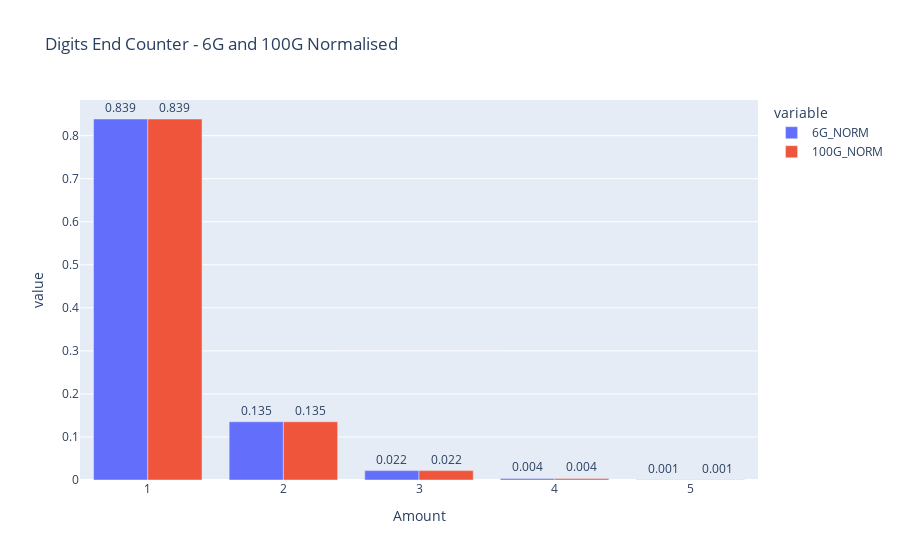

The code cell stored with this chart in its notebook:
### Code cell
fig = px.bar(df_DEC, x = 'Amount', y = ['6G_NORM', '100G_NORM'], labels = {'x': 'Ilośc wielkich liter w haśle', 'y':'Liczba haseł'}, text = 'value', barmode = 'group', title = 'Digits End Counter - 6G and 100G Normalised')
fig.update_traces(texttemplate = '%{text:0.3f}', textposition = 'outside')
fig

### Figure 1 — Plotly figure (JSON) as saved in the notebook; plotly's stock layout.template omitted (floating-point values rounded to 4 significant figures)
{"data": [{"alignmentgroup": "True", "hovertemplate": "variable=6G_NORM<br>Amount=%{x}<br>value=%{text}<extra></extra>", "legendgroup": "6G_NORM", "marker": {"color": "#636efa", "pattern": {"shape": ""}}, "name": "6G_NORM", "offsetgroup": "6G_NORM", "orientation": "v", "showlegend": true, "text": [0.8387, 0.1353, 0.02182, 0.003529, 0.000666], "textposition": "outside", "texttemplate": "%{text:0.3f}", "type": "bar", "x": [1, 2, 3, 4, 5], "xaxis": "x", "y": [0.8387, 0.1353, 0.02182, 0.003529, 0.000666], "yaxis": "y"}, {"alignmentgroup": "True", "hovertemplate": "variable=100G_NORM<br>Amount=%{x}<br>value=%{text}<extra></extra>", "legendgroup": "100G_NORM", "marker": {"color": "#EF553B", "pattern": {"shape": ""}}, "name": "100G_NORM", "offsetgroup": "100G_NORM", "orientation": "v", "showlegend": true, "text": [0.8387, 0.1353, 0.02182, 0.003506, 0.000693], "textposition": "outside", "texttemplate": "%{text:0.3f}", "type": "bar", "x": [1, 2, 3, 4, 5], "xaxis": "x", "y": [0.8387, 0.1353, 0.02182, 0.003506, 0.000693], "yaxis": "y"}], "layout": {"barmode": "group", "legend": {"title": {"text": "variable"}, "tracegroupgap": 0}, "title": {"text": "Digits End Counter - 6G and 100G Normalised"}, "xaxis": {"anchor": "y", "domain": [0, 1], "title": {"text": "Amount"}}, "yaxis": {"anchor": "x", "domain": [0, 1], "title": {"text": "value"}}}}
